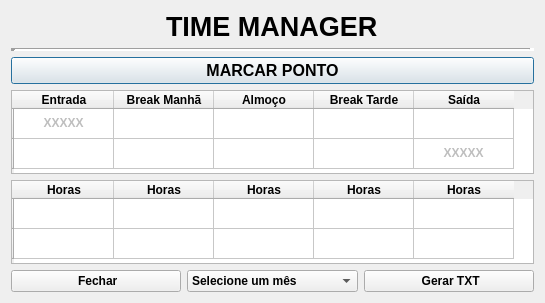
<?xml version="1.0" encoding="UTF-8"?>
<ui version="4.0">
 <class>TimeManager</class>
 <widget class="QDialog" name="TimeManager">
  <property name="geometry">
   <rect>
    <x>0</x>
    <y>0</y>
    <width>545</width>
    <height>303</height>
   </rect>
  </property>
  <property name="windowTitle">
   <string>TimeManager</string>
  </property>
  <layout class="QGridLayout" name="gridLayout">
   <item row="2" column="0" colspan="2">
    <widget class="QPushButton" name="pushButton">
     <property name="font">
      <font>
       <pointsize>12</pointsize>
       <bold>true</bold>
      </font>
     </property>
     <property name="text">
      <string>MARCAR PONTO</string>
     </property>
    </widget>
   </item>
   <item row="1" column="0" colspan="2">
    <widget class="Line" name="line">
     <property name="font">
      <font>
       <bold>true</bold>
      </font>
     </property>
     <property name="frameShadow">
      <enum>QFrame::Sunken</enum>
     </property>
     <property name="lineWidth">
      <number>5</number>
     </property>
     <property name="orientation">
      <enum>Qt::Horizontal</enum>
     </property>
    </widget>
   </item>
   <item row="3" column="0" colspan="2">
    <widget class="QTableWidget" name="tableWidget">
     <property name="sizePolicy">
      <sizepolicy hsizetype="Expanding" vsizetype="Preferred">
       <horstretch>0</horstretch>
       <verstretch>0</verstretch>
      </sizepolicy>
     </property>
     <row>
      <property name="text">
       <string/>
      </property>
      <property name="icon">
       <iconset theme="list-remove"/>
      </property>
     </row>
     <row>
      <property name="text">
       <string/>
      </property>
      <property name="icon">
       <iconset theme="list-add"/>
      </property>
     </row>
     <column>
      <property name="text">
       <string>Entrada</string>
      </property>
      <property name="font">
       <font>
        <bold>true</bold>
       </font>
      </property>
     </column>
     <column>
      <property name="text">
       <string>Break Manhã</string>
      </property>
      <property name="font">
       <font>
        <bold>true</bold>
       </font>
      </property>
     </column>
     <column>
      <property name="text">
       <string>Almoço</string>
      </property>
      <property name="font">
       <font>
        <bold>true</bold>
       </font>
      </property>
     </column>
     <column>
      <property name="text">
       <string>Break Tarde</string>
      </property>
      <property name="font">
       <font>
        <bold>true</bold>
       </font>
      </property>
     </column>
     <column>
      <property name="text">
       <string>Saída</string>
      </property>
      <property name="font">
       <font>
        <bold>true</bold>
       </font>
      </property>
     </column>
     <item row="0" column="0">
      <property name="text">
       <string>XXXXX</string>
      </property>
      <property name="font">
       <font>
        <bold>true</bold>
       </font>
      </property>
      <property name="textAlignment">
       <set>AlignCenter</set>
      </property>
      <property name="flags">
       <set>ItemIsSelectable|ItemIsDragEnabled|ItemIsDropEnabled|ItemIsUserCheckable</set>
      </property>
     </item>
     <item row="0" column="1">
      <property name="text">
       <string/>
      </property>
      <property name="textAlignment">
       <set>AlignCenter</set>
      </property>
      <property name="flags">
       <set>ItemIsSelectable|ItemIsDragEnabled|ItemIsDropEnabled|ItemIsUserCheckable|ItemIsEnabled</set>
      </property>
     </item>
     <item row="0" column="2">
      <property name="text">
       <string/>
      </property>
      <property name="textAlignment">
       <set>AlignCenter</set>
      </property>
      <property name="flags">
       <set>ItemIsSelectable|ItemIsDragEnabled|ItemIsDropEnabled|ItemIsUserCheckable|ItemIsEnabled</set>
      </property>
     </item>
     <item row="0" column="3">
      <property name="text">
       <string/>
      </property>
      <property name="textAlignment">
       <set>AlignCenter</set>
      </property>
      <property name="flags">
       <set>ItemIsSelectable|ItemIsDragEnabled|ItemIsDropEnabled|ItemIsUserCheckable|ItemIsEnabled</set>
      </property>
     </item>
     <item row="0" column="4">
      <property name="text">
       <string/>
      </property>
      <property name="textAlignment">
       <set>AlignCenter</set>
      </property>
      <property name="flags">
       <set>ItemIsSelectable|ItemIsDragEnabled|ItemIsDropEnabled|ItemIsUserCheckable|ItemIsEnabled</set>
      </property>
     </item>
     <item row="1" column="0">
      <property name="text">
       <string/>
      </property>
      <property name="textAlignment">
       <set>AlignCenter</set>
      </property>
      <property name="flags">
       <set>ItemIsSelectable|ItemIsDragEnabled|ItemIsDropEnabled|ItemIsUserCheckable|ItemIsEnabled</set>
      </property>
     </item>
     <item row="1" column="1">
      <property name="text">
       <string/>
      </property>
      <property name="textAlignment">
       <set>AlignCenter</set>
      </property>
      <property name="flags">
       <set>ItemIsSelectable|ItemIsDragEnabled|ItemIsDropEnabled|ItemIsUserCheckable|ItemIsEnabled</set>
      </property>
     </item>
     <item row="1" column="2">
      <property name="text">
       <string/>
      </property>
      <property name="textAlignment">
       <set>AlignCenter</set>
      </property>
      <property name="flags">
       <set>ItemIsSelectable|ItemIsDragEnabled|ItemIsDropEnabled|ItemIsUserCheckable|ItemIsEnabled</set>
      </property>
     </item>
     <item row="1" column="3">
      <property name="text">
       <string/>
      </property>
      <property name="textAlignment">
       <set>AlignCenter</set>
      </property>
      <property name="flags">
       <set>ItemIsSelectable|ItemIsDragEnabled|ItemIsDropEnabled|ItemIsUserCheckable|ItemIsEnabled</set>
      </property>
     </item>
     <item row="1" column="4">
      <property name="text">
       <string>XXXXX</string>
      </property>
      <property name="font">
       <font>
        <bold>true</bold>
       </font>
      </property>
      <property name="textAlignment">
       <set>AlignCenter</set>
      </property>
      <property name="flags">
       <set>ItemIsSelectable|ItemIsDragEnabled|ItemIsDropEnabled|ItemIsUserCheckable</set>
      </property>
     </item>
    </widget>
   </item>
   <item row="0" column="0" colspan="2" alignment="Qt::AlignHCenter">
    <widget class="QLabel" name="label">
     <property name="font">
      <font>
       <pointsize>20</pointsize>
       <bold>true</bold>
      </font>
     </property>
     <property name="text">
      <string>TIME MANAGER</string>
     </property>
    </widget>
   </item>
   <item row="4" column="0" colspan="2">
    <widget class="QTableWidget" name="tableWidget_2">
     <row>
      <property name="text">
       <string/>
      </property>
      <property name="icon">
       <iconset theme="x-office-calendar"/>
      </property>
     </row>
     <row>
      <property name="text">
       <string/>
      </property>
      <property name="icon">
       <iconset theme="document-open-recent"/>
      </property>
     </row>
     <column>
      <property name="text">
       <string>Horas</string>
      </property>
      <property name="font">
       <font>
        <bold>true</bold>
       </font>
      </property>
     </column>
     <column>
      <property name="text">
       <string>Horas</string>
      </property>
      <property name="font">
       <font>
        <bold>true</bold>
       </font>
      </property>
     </column>
     <column>
      <property name="text">
       <string>Horas</string>
      </property>
      <property name="font">
       <font>
        <bold>true</bold>
       </font>
      </property>
     </column>
     <column>
      <property name="text">
       <string>Horas</string>
      </property>
      <property name="font">
       <font>
        <bold>true</bold>
       </font>
      </property>
     </column>
     <column>
      <property name="text">
       <string>Horas</string>
      </property>
      <property name="font">
       <font>
        <bold>true</bold>
       </font>
      </property>
     </column>
     <item row="1" column="0">
      <property name="text">
       <string/>
      </property>
      <property name="font">
       <font>
        <bold>true</bold>
       </font>
      </property>
      <property name="textAlignment">
       <set>AlignCenter</set>
      </property>
     </item>
     <item row="1" column="1">
      <property name="text">
       <string/>
      </property>
      <property name="font">
       <font>
        <bold>true</bold>
       </font>
      </property>
      <property name="textAlignment">
       <set>AlignCenter</set>
      </property>
     </item>
     <item row="1" column="2">
      <property name="text">
       <string/>
      </property>
      <property name="font">
       <font>
        <bold>true</bold>
       </font>
      </property>
      <property name="textAlignment">
       <set>AlignCenter</set>
      </property>
     </item>
     <item row="1" column="3">
      <property name="text">
       <string/>
      </property>
      <property name="font">
       <font>
        <bold>true</bold>
       </font>
      </property>
      <property name="textAlignment">
       <set>AlignCenter</set>
      </property>
     </item>
     <item row="1" column="4">
      <property name="text">
       <string/>
      </property>
      <property name="font">
       <font>
        <bold>true</bold>
       </font>
      </property>
      <property name="textAlignment">
       <set>AlignCenter</set>
      </property>
     </item>
    </widget>
   </item>
   <item row="7" column="0" colspan="2">
    <layout class="QHBoxLayout" name="horizontalLayout">
     <item>
      <widget class="QPushButton" name="pushButton_2">
       <property name="sizePolicy">
        <sizepolicy hsizetype="Minimum" vsizetype="Fixed">
         <horstretch>0</horstretch>
         <verstretch>0</verstretch>
        </sizepolicy>
       </property>
       <property name="font">
        <font>
         <bold>true</bold>
        </font>
       </property>
       <property name="text">
        <string> Fechar</string>
       </property>
       <property name="icon">
        <iconset theme="application-exit"/>
       </property>
      </widget>
     </item>
     <item>
      <widget class="QComboBox" name="comboBox">
       <property name="sizePolicy">
        <sizepolicy hsizetype="Preferred" vsizetype="Fixed">
         <horstretch>0</horstretch>
         <verstretch>0</verstretch>
        </sizepolicy>
       </property>
       <property name="font">
        <font>
         <bold>true</bold>
        </font>
       </property>
       <item>
        <property name="text">
         <string>Selecione um mês</string>
        </property>
       </item>
       <item>
        <property name="text">
         <string>Janeiro</string>
        </property>
       </item>
       <item>
        <property name="text">
         <string>Fevereiro</string>
        </property>
       </item>
       <item>
        <property name="text">
         <string>Março</string>
        </property>
       </item>
       <item>
        <property name="text">
         <string>Abril</string>
        </property>
       </item>
       <item>
        <property name="text">
         <string>Maio</string>
        </property>
       </item>
       <item>
        <property name="text">
         <string>Junho</string>
        </property>
       </item>
       <item>
        <property name="text">
         <string>Julho</string>
        </property>
       </item>
       <item>
        <property name="text">
         <string>Agosto</string>
        </property>
       </item>
       <item>
        <property name="text">
         <string>Setembro</string>
        </property>
       </item>
       <item>
        <property name="text">
         <string>Outubro</string>
        </property>
       </item>
       <item>
        <property name="text">
         <string>Novembro</string>
        </property>
       </item>
       <item>
        <property name="text">
         <string>Dezembro</string>
        </property>
       </item>
      </widget>
     </item>
     <item>
      <widget class="QPushButton" name="pushButton_3">
       <property name="font">
        <font>
         <bold>true</bold>
        </font>
       </property>
       <property name="text">
        <string> Gerar TXT</string>
       </property>
       <property name="icon">
        <iconset theme="document-open"/>
       </property>
      </widget>
     </item>
    </layout>
   </item>
  </layout>
 </widget>
 <resources/>
 <connections/>
</ui>
